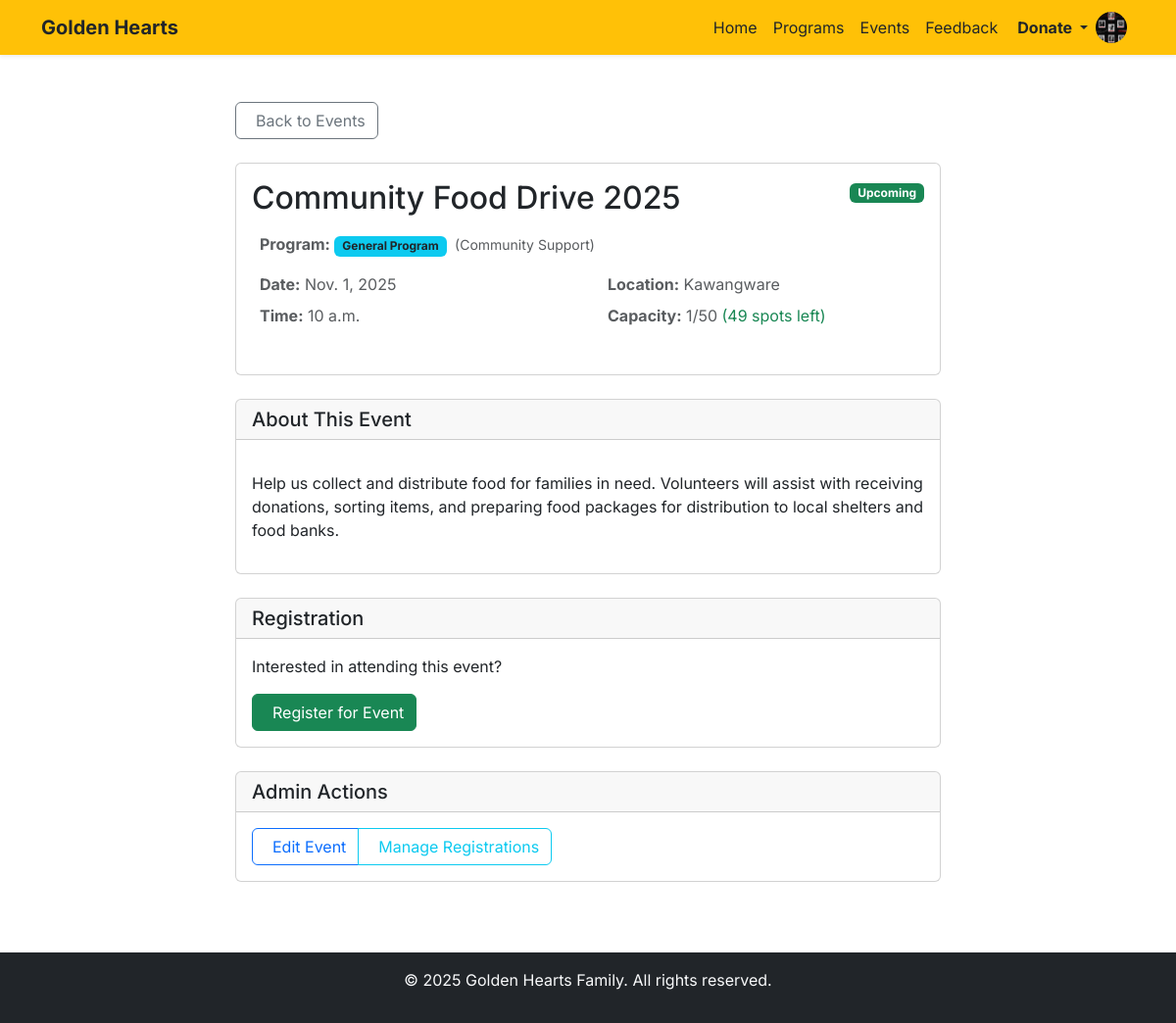
Screenshot of /events/event/1/ (signed in) with the database file from the repository.
### events/models.py (models this page shows, shortened)
class Event(models.Model):
    title = models.CharField(max_length=200)
    description = models.TextField()
    program = models.ForeignKey(
        Program,
        on_delete=models.CASCADE,
        related_name='events'
    )
    date = models.DateField()
    time = models.TimeField()
    location = models.CharField(max_length=200)
    capacity = models.PositiveIntegerField(default=0)
    is_featured = models.BooleanField(default=False)
    created_at = models.DateTimeField(auto_now_add=True)
    updated_at = models.DateTimeField(auto_now=True)
    created_by = models.ForeignKey(
        settings.AUTH_USER_MODEL,
        on_delete=models.SET_NULL,
        null=True,
        related_name='created_events'
    )
    class Meta:
        ordering = ['-date', '-time']
    @property
    def is_past(self):
        return self.date < timezone.now().date()
    @property
    def approved_registrations_count(self):
        return self.registrations.filter(approved=True).count()
    @property
    def available_spots(self):
        return max(0, self.capacity - self.approved_registrations_count)
    @property
    def is_full(self):
        return self.capacity > 0 and self.approved_registrations_count >= self.capacity

### programs/models.py (models this page shows, shortened)
class Program(models.Model):
    CATEGORY_CHOICES = (
        ('health', 'Health'),
        ('education', 'Education'),
        ('environment', 'Environment'),
        ('community', 'Community Support'),
    )
    name = models.CharField(max_length=255, unique=True)
    description = models.TextField()
    category = models.CharField(max_length=50, choices=CATEGORY_CHOICES, default='community')
    start_date = models.DateField(null=True, blank=True)
    end_date = models.DateField(null=True, blank=True)
    created_by = models.ForeignKey(
        User, on_delete=models.SET_NULL, null=True, blank=True,
        limit_choices_to={'role': 'admin'}, related_name='created_programs'
    )
    is_active = models.BooleanField(default=True)
    date_created = models.DateTimeField(auto_now_add=True)
    class Meta:
        ordering = ['-date_created']
        verbose_name = 'Program'
        verbose_name_plural = 'Programs'

### events/views.py (the view, shortened to what this page needs)
# urls.py: path('event/<int:event_id>/', views.event_detail, name='event_detail'),
def event_detail(request, event_id):
    event = get_object_or_404(Event, id=event_id)
    user_registration = None
    if request.user.is_authenticated:
        user_registration = Registration.objects.filter(
            event=event,
            user=request.user
        ).first()
    return render(request, 'events/event_detail.html', {
        'event': event,
        'user_registration': user_registration,
    })

### accounts/models.py (called while the page is built)
    def get_profile_picture_url(self):
        if self.profile_picture and hasattr(self.profile_picture, 'url'):
            try:
                if os.path.exists(self.profile_picture.path):
                    return self.profile_picture.url
            except (ValueError, FileNotFoundError):
                pass
        return None

### events/templates/events/event_detail.html (shortened to what this page needs)
{% extends 'base.html' %}
{% load static %}
{% block content %}
<div class="container py-4">
    <div class="row">
        <div class="col-lg-8 mx-auto">
            <a href="{% url 'events:event_list' %}" class="btn btn-outline-secondary mb-4">
                Back to Events
            </a>
            <div class="card mb-4">
                <div class="card-body">
                    <div class="d-flex justify-content-between align-items-start mb-3">
                        <h1 class="card-title h2 mb-0">{{ event.title }}</h1>
                        <div>
                            {% if event.is_full %}
                                <span class="badge bg-danger">Event Full</span>
                            {% elif event.is_past %}
                                <span class="badge bg-secondary">Past Event</span>
                            {% else %}
                                <span class="badge bg-success">Upcoming</span>
                            {% endif %}
                        </div>
                    </div>
                    <div class="text-muted mb-4">
                        <div class="mb-3">
                            <p class="mb-2">
                                <strong>Program:</strong>
                                <span class="badge bg-info text-dark">{{ event.program.name }}</span>
                                <small class="text-muted ms-1">({{ event.program.get_category_display }})</small>
                            </p>
                        </div>
                        <div class="row">
                            <div class="col-md-6">
                                <p class="mb-2">
                                    <strong>Date:</strong> {{ event.date }}
                                </p>
                                <p class="mb-2">
                                    <strong>Time:</strong> {{ event.time }}
                                </p>
                            </div>
                            <div class="col-md-6">
                                <p class="mb-2">
                                    <strong>Location:</strong> {{ event.location }}
                                </p>
                                {% if event.capacity > 0 %}
                                <p class="mb-0">
                                    <strong>Capacity:</strong>
                                    {{ event.approved_registrations_count }}/{{ event.capacity }}
                                    {% if event.available_spots > 0 %}
                                        <span class="text-success">({{ event.available_spots }} spots left)</span>
                                    {% endif %}
                                </p>
                                {% endif %}
                            </div>
                        </div>
                    </div>
                </div>
            </div>
            <div class="card mb-4">
                <div class="card-header">
                    <h3 class="h5 mb-0">About This Event</h3>
                </div>
                <div class="card-body">
                    <p class="card-text">{{ event.description|linebreaks }}</p>
                </div>
            </div>
            {% if user.is_authenticated %}
            <div class="card mb-4">
                <div class="card-header">
                    <h3 class="h5 mb-0">Registration</h3>
                </div>
                <div class="card-body">
                    {% if user_registration %}
                        <div class="alert {% if user_registration.approved %}alert-success{% else %}alert-warning{% endif %}">
                            <div class="d-flex justify-content-between align-items-center">
                                <div>
                                    <i class="fas {% if user_registration.approved %}fa-check-circle{% else %}fa-clock{% endif %} me-2"></i>
                                    <strong>
                                        {% if user_registration.approved %}
                                            Your registration has been approved!
                                        {% else %}
                                            Registration submitted and pending approval
                                        {% endif %}
                                    </strong>
                                    <span class="badge {% if user_registration.approved %}bg-success{% else %}bg-warning text-dark{% endif %} ms-2">
                                        {% if user_registration.approved %}Approved{% else %}Pending{% endif %}
                                    </span>
                                </div>
                                {% if not user_registration.approved %}
                                <a href="{% url 'events:cancel_registration' user_registration.id %}"
                                   class="btn btn-outline-danger btn-sm"
                                   onclick="return confirm('Are you sure you want to cancel your registration?')">
                                    Cancel
                                </a>
                                {% endif %}
                            </div>
                        </div>
                    {% else %}
                        {% if event.is_past %}
                            <div class="alert alert-info">
                                <i class="fas fa-info-circle me-2"></i>
                                This event has already occurred.
                            </div>
                        {% elif event.is_full %}
                            <div class="alert alert-warning">
                                <i class="fas fa-exclamation-triangle me-2"></i>
                                This event is full. Registration is closed.
                            </div>
                        {% else %}
                            <form method="post">
                                <p class="mb-3">Interested in attending this event?</p>
                                <button type="submit" class="btn btn-success">
                                     Register for Event
                                </button>
                            </form>
                        {% endif %}
                    {% endif %}
                </div>
            </div>
            {% endif %}
            {% if user.is_authenticated and user.role == 'admin' %}
            <div class="card">
                <div class="card-header">
                    <h3 class="h5 mb-0">Admin Actions</h3>
                </div>
                <div class="card-body">
                    <div class="btn-group">
                        <a href="{% url 'events:event_edit' event.id %}" class="btn btn-outline-primary">
                             Edit Event
                        </a>
                        <a href="{% url 'events:manage_registrations' event.id %}" class="btn btn-outline-info">
                             Manage Registrations
                        </a>
                    </div>
                </div>
            </div>
            {% endif %}
        </div>
    </div>
</div>
{% endblock %}

### templates/base.html (style rules this page uses)
body { font-family: 'Inter', sans-serif; }

### rows the page displays
Event: title "Community Food Drive 2025", program.name "General Program", program.category "Community Support", date "Nov. 1, 2025", time "10 a.m.", location "Kawangware", approved_registrations_count "1", capacity "50", available_spots "49", description "Help us collect and distribute food for families in need. Volunteers will assist with receiving donations, sorting items, and preparing food packages for distribution to local shelters and food banks."
